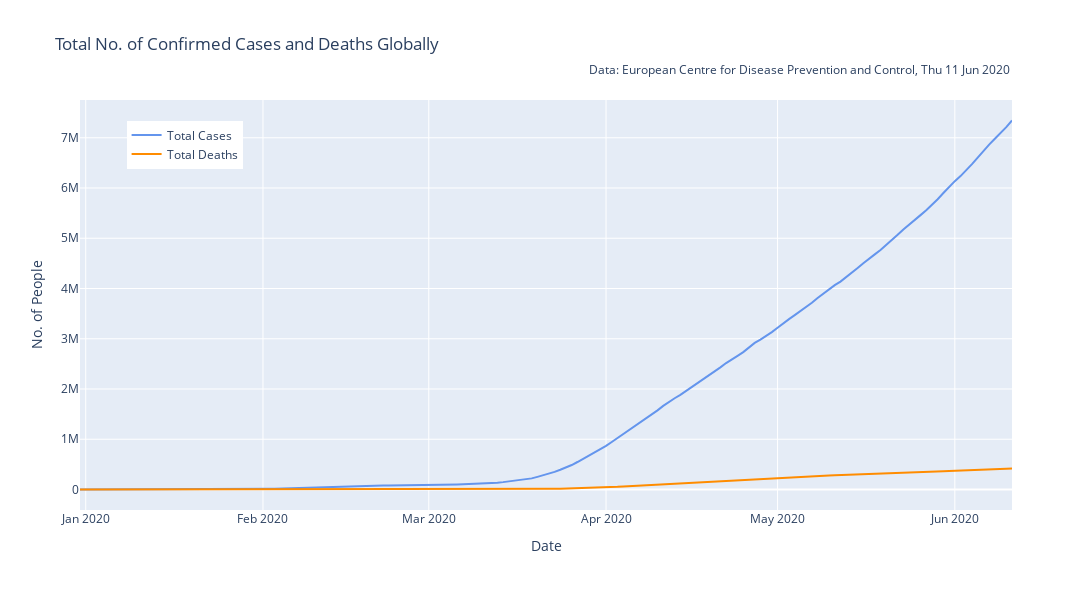

Write notebook code for a chart like this one.
### Code cell
fig = go.Figure([
    go.Scatter(x=df_global.index, y=df_global['Total_Cases'], name='Total Cases', marker_color='CornflowerBlue'),
    go.Scatter(x=df_global.index, y=df_global['Total_Deaths'], name='Total Deaths', marker_color='DarkOrange')
])

fig.update_layout(title='Total No. of Confirmed Cases and Deaths Globally',
                      xaxis_title='Date', yaxis_title='No. of People',
                      height=600,
                      width=1200,
                      legend_title_text='',
                      legend=dict(
                                x=0.05,
                                y=0.95,
                                traceorder='normal',
                                font=dict(
                                size=12,)),
                      margin_b=90,
                      annotations = [dict(xref='paper',
                                        yref='paper',
                                        x=1, y=1.1,
                                        showarrow=False,
                                        text ='Data: European Centre for Disease Prevention and Control, ' + today.strftime('%a %d %b %Y'))])
fig.show()

fig.write_image('Images/' + str(today) + ' Total No. of Confirmed Cases and Deaths Globally.png')

### Figure 1 — Plotly figure (JSON) as saved in the notebook; plotly's stock layout.template omitted (floating-point values rounded to 4 significant figures; data arrays with more than 128 entries replaced by an {"elided": "..."} marker saying what was removed)
{"data": [{"marker": {"color": "CornflowerBlue"}, "name": "Total Cases", "type": "scatter", "x": {"elided": "164 str values"}, "y": {"elided": "164 int values"}}, {"marker": {"color": "DarkOrange"}, "name": "Total Deaths", "type": "scatter", "x": {"elided": "164 str values"}, "y": {"elided": "164 int values"}}], "layout": {"annotations": [{"showarrow": false, "text": "Data: European Centre for Disease Prevention and Control, Thu 11 Jun 2020", "x": 1, "xref": "paper", "y": 1.1, "yref": "paper"}], "height": 600, "legend": {"font": {"size": 12}, "title": {"text": ""}, "traceorder": "normal", "x": 0.05, "y": 0.95}, "margin": {"b": 90}, "title": {"text": "Total No. of Confirmed Cases and Deaths Globally"}, "width": 1200, "xaxis": {"title": {"text": "Date"}}, "yaxis": {"title": {"text": "No. of People"}}}}
